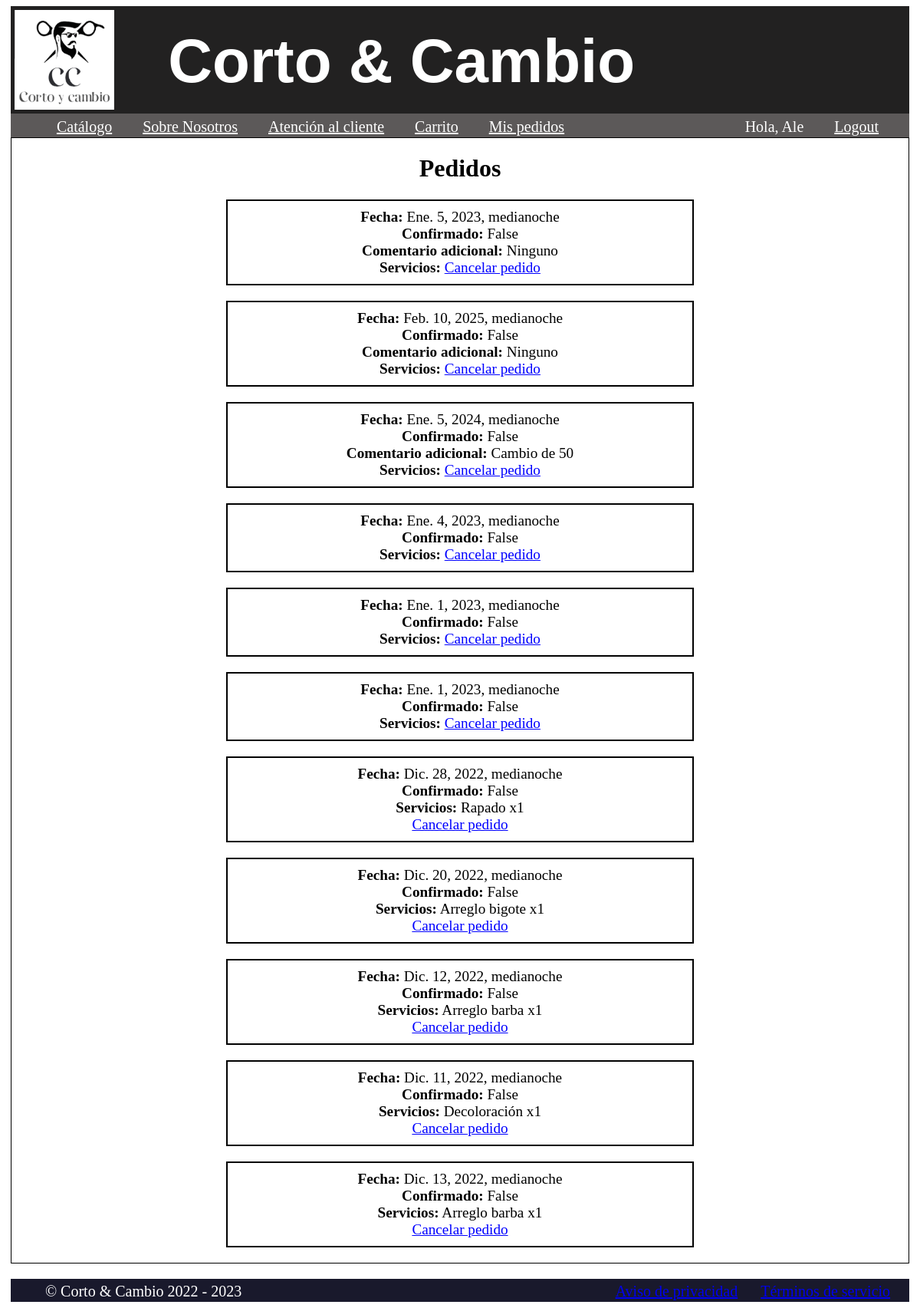
Page /orders/cancel_order/37 (signed in) on the committed database.
### orders/models.py (models this page shows, shortened)
class Order(models.Model):
    first_name = models.CharField(max_length=50)
    email = models.EmailField()
    created = models.DateTimeField(auto_now_add=True)
    updated = models.DateTimeField(auto_now=True)
    book_date = models.DateTimeField(validators=[MinValueValidator(timezone.now)], null=False)
    confirmed = models.BooleanField(default=False)
    paid = models.BooleanField(default=False)
    comment = models.CharField(max_length=250, default="Ninguno")
    class Meta:
        ordering = ('-created',)

class OrderItem(models.Model):
    order = models.ForeignKey(Order,
            related_name='items',
            on_delete=models.CASCADE)
    product = models.ForeignKey(Product,
            related_name='order_items',
            on_delete=models.CASCADE)
    price = models.DecimalField(max_digits=10, decimal_places=2)
    quantity = models.PositiveIntegerField(default=1)

### shop/models.py (models this page shows, shortened)
class Product(models.Model):
    category = models.ForeignKey(Category,
                                 related_name='products',
                                 on_delete=models.CASCADE)
    name = models.CharField(max_length=200, db_index=True)
    slug = models.SlugField(max_length=200, db_index=True)
    description = models.TextField(blank=True)
    image = models.ImageField(upload_to='products/%Y/%m/%d', blank=True)
    price = models.DecimalField(max_digits=4, decimal_places=2)
    available = models.BooleanField(default=True)
    created = models.DateTimeField(auto_now_add=True)
    updated = models.DateTimeField(auto_now=True)
    class Meta:
        ordering = ('name',)
        index_together = (('id', 'slug'),)

### orders/views.py (the view)
# urls.py: path('cancel_order/<int:id_pedido>', views.cancel_order, name='cancel_order'),
def cancel_order(request, id_pedido):
    orders = Order.objects.all()
    orderItems = OrderItem.objects.all()
    for o in orders:
        if o.id == id_pedido:
            o.delete()
            for i in orderItems:
                if i.order == o:
                    i.delete()
    return my_orders(request)

### orders/views.py (called while the page is built)
@login_required
def my_orders(request):
    orderItems = OrderItem.objects.all()
    orders = Order.objects.all()
    lista = []
    u = request.user
    for o in orders:
        if o.first_name == u.first_name and o.email == u.email:
            lista.append(o)
    return render(request, 'my_orders.html', {'orderItems': orderItems, 'orders': lista})

### orders/templates/my_orders.html
{% extends 'shop/layout.html' %} {% load static %} {% block content %}
<div id="pedidos">
<h1>Pedidos</h1>
{% for order in orders %}
<div id="pedido">
    <span><b>Fecha:</b> {{order.book_date}}</span>
    <br>
    <span><b>Confirmado:</b> {{order.confirmed}}</span>
    <br>
    {% if order.comment != "" %}
    <span><b>Comentario adicional:</b> {{order.comment}}</span>
    <br>
    {% endif %}
    <span><b>Servicios:</b>
        {% for i in orderItems %}
            {% if i.order == order %}
                {{i.product.name}} x{{i.quantity}}<br>
            {% endif %}
        {% endfor %}
    </span>
    <a id="enlace" href="cancel_order/{{order.id}}">Cancelar pedido</a>
</div>
{% endfor %}
</div>
{% endblock %}

### shop/templates/shop/layout.html (shortened to what this page needs)
{% load static %}
<!DOCTYPE html>
<html lang="esp">
  <head>
    <link rel="stylesheet" type="text/css" href="{% static 'style.css' %}/">
</head>
<body>
  <div id="container">
  <header>
      <a href="{% url 'shop:inicio' %}">
        <image src="{% static 'CortoYCambio.png' %}" alt="logo" id="logo">
      </a>
      <h1 id="titulo">Corto & Cambio</h1>
  </header>
    <nav>
      <ul>
        <div id="botones_funcion">
          <li><a id="textoMenu" href="{% url 'shop:product_list' %}">Catálogo</a></li>
          <li><a id="textoMenu" href="{% url 'shop:sobre_nosotros' %}">Sobre Nosotros</a></li>
          <li><a id="textoMenu" href="{% url 'shop:atencion_cliente' %}">Atención al cliente</a></li>
          <li><a id="textoMenu" href="{% url 'cart:cart_detail' %}">Carrito</a></li>
          <li><a id="textoMenu" href="{% url 'orders:my_orders' %}">Mis pedidos</a></li>
        </div>
        <div id="botones_sesion">
            {% if request.user.is_authenticated %}
              <li>Hola, {{ request.user.first_name }}</li>
              <li><a href="{% url "logout" %}">Logout</a></li>
            {% else %}
              <li><a href="{% url 'register' %}">Registrarse</a></li>
              <li><a href="{% url 'login' %}">Iniciar sesión</a></li>
            {% endif %}
        </div>
          </ul>
    </nav>
      <div id="content">
        {% block content %}
        {% endblock content %}
      </div>
    </body>
    <footer>
        <ul>
          <li>&copy; Corto & Cambio 2022 - 2023</li>
          <li id="terminos"><a target="blank" href="{% static 'terminos_de_servicio.pdf' %}">Términos de servicio</a></li>
          <li id="terminos"><a target="blank" href="{% static 'aviso_de_privacidad.pdf' %}">Aviso de privacidad</a></li>
        </ul>
    </footer>
</html>

### shop/static/style.css (style rules this page uses)
body { background-color: white; }
#container { width: 99%; margin: auto; }
header { background-color: rgb(34, 33, 33); color: white; height: 140px; display: flex; }
#logo { width: 130px; height: 130px; padding-top: 5px; padding-left: 5px; }
#titulo { margin-left: 6%; font-size: 80px; line-height: 35px; font-family: Arial, Helvetica, sans-serif; }
nav { background-color: rgb(92, 89, 89); height: 30px; font-size: 20px; padding-top: 1px; }
nav ul li { color: white; float: left; list-style: none; margin-left: 20px; margin-right: 20px; margin-top: -15px; }
nav #botones_funcion { float: left; }
nav #botones_sesion { float: right; margin-right: 20px; }
nav a:link, a:visited { color: white; }
#content { min-height: 365px; background-color: white; border: 1px solid black; }
footer { background-color: rgb(25, 25, 44); color: white; font-size: 20px; height: 30px; }
footer ul li { float: left; list-style: none; padding: 5px; }
#terminos { float: right; margin-right: 20px; }
#enlace { color: blue; }
#pedidos { text-align: center; }
#login, #register, #reserva, #pedido { border: 2px solid black; margin: auto; margin-top: 20px; margin-bottom: 20px; max-width: 50%; padding: 10px; font-size: larger; }

### rows in the picture
Order: book_date "Ene. 5, 2023, medianoche", confirmed "False", comment "Ninguno"
Order: book_date "Feb. 10, 2025, medianoche", confirmed "False", comment "Ninguno"
Order: book_date "Ene. 5, 2024, medianoche", confirmed "False", comment "Cambio de 50"
Order: book_date "Ene. 4, 2023, medianoche", confirmed "False"
Order: book_date "Ene. 1, 2023, medianoche", confirmed "False"
Order: book_date "Ene. 1, 2023, medianoche", confirmed "False"
Order: book_date "Dic. 28, 2022, medianoche", confirmed "False"
OrderItem: product.name "Rapado", quantity "1"
Order: book_date "Dic. 20, 2022, medianoche", confirmed "False"
OrderItem: product.name "Arreglo bigote", quantity "1"
Order: book_date "Dic. 12, 2022, medianoche", confirmed "False"
OrderItem: product.name "Arreglo barba", quantity "1"
Order: book_date "Dic. 11, 2022, medianoche", confirmed "False"
OrderItem: product.name "Decoloración", quantity "1"
Order: book_date "Dic. 13, 2022, medianoche", confirmed "False"
OrderItem: product.name "Arreglo barba", quantity "1"

### other values in the picture
{{ request.user.first_name }} "Ale"
